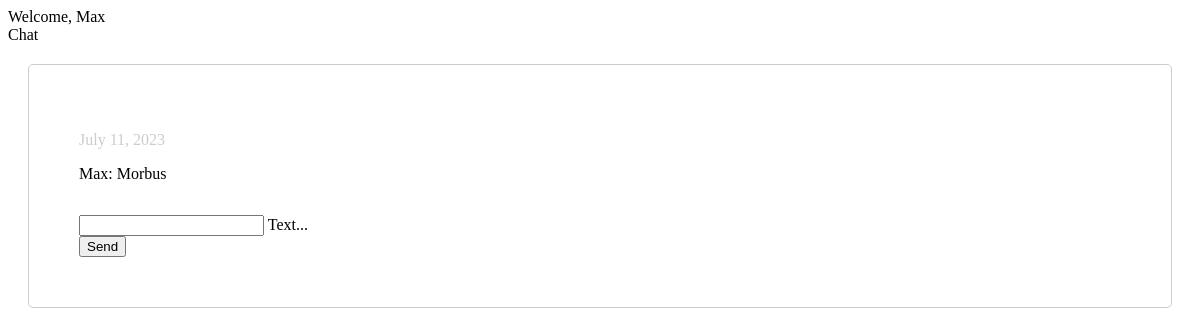
The app's page /chat/ (signed in), older data.
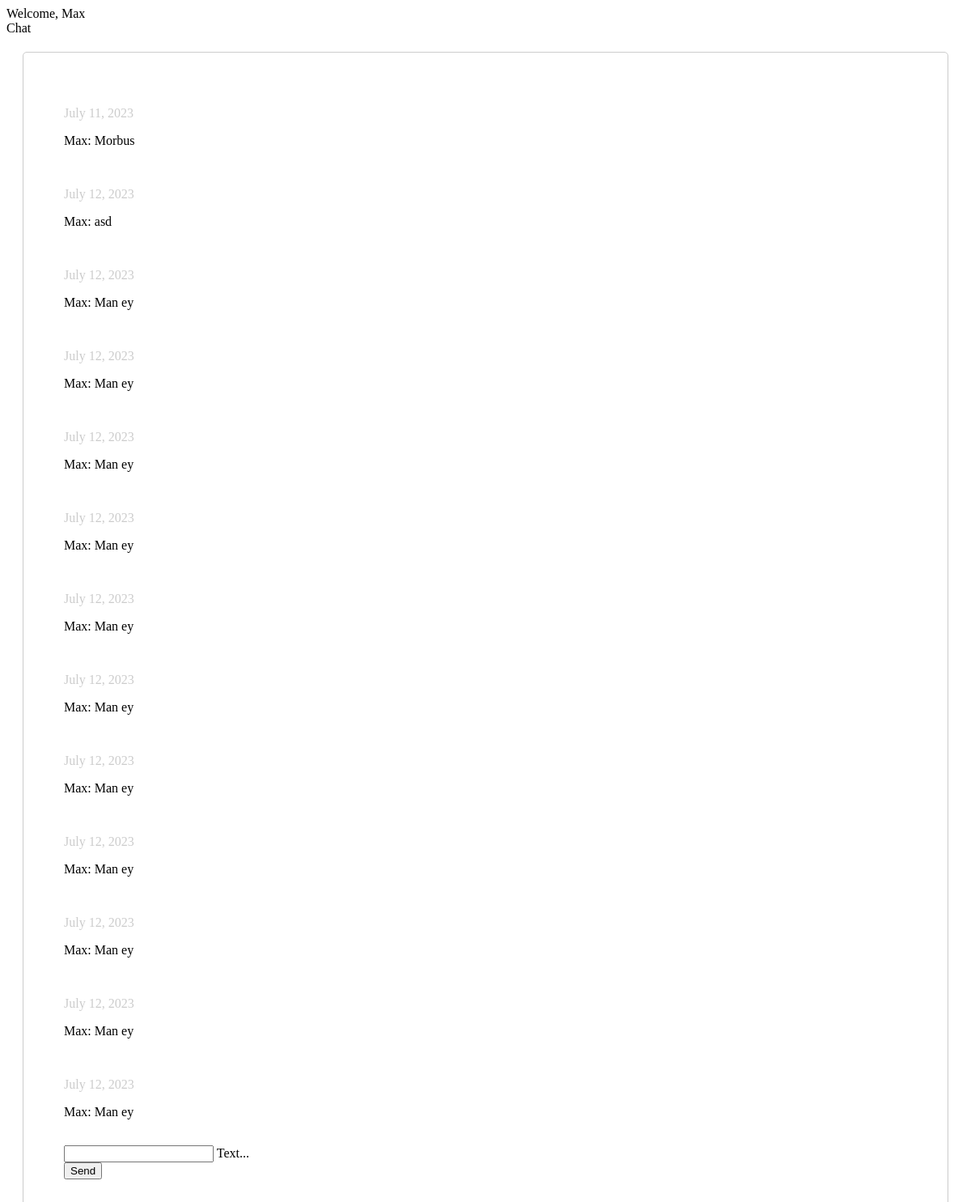
The same page, newer data.
### chat/models.py (models this page shows)
class Message(models.Model):
    text = models.CharField(max_length=500)
    created_at = models.DateField(default=date.today)
    chat = models.ForeignKey(Chat, on_delete=models.CASCADE, related_name='chat_message_set', default=None, blank=True, null=True)
    author = models.ForeignKey(settings.AUTH_USER_MODEL, on_delete=models.CASCADE, related_name='author_message_set')
    receiver = models.ForeignKey(settings.AUTH_USER_MODEL, on_delete=models.CASCADE, related_name='receiver_message_set')

### chat/views.py (the view, shortened to what this page needs)
# urls.py: path('chat/', index),
@login_required(login_url='/login/')
def index(request):
    chatMessages = Message.objects.filter(chat__id=1)
    return render(request, 'chat/index.html', {'messages': chatMessages})

### chat/templates/chat/index.html (shortened to what this page needs)
{% extends 'base.html' %} {% block content %}
  {% if request.user.is_authenticated %}
    <div id="messageContainer">
      {% for message in messages %}
        <div class="flex">
          <p class="color-grey">{{ message.created_at }}</p>
          <div class="flex">{{ message.author.first_name }}: {{ message.text }}</div>
        </div>
      {% endfor %}
    </div>
    <form onsubmit="sendMessage(); return false;" method="post">
      <div class="mdl-textfield mdl-js-textfield">
        <input class="mdl-textfield__input" name="textmessage" type="text" id="messageField" />
        <label class="mdl-textfield__label" for="messageField">Text...</label>
      </div>
      <button class="mdl-button mdl-js-button mdl-button--raised mdl-js-ripple-effect mdl-button--accent">Send</button>
    </form>
  {% else %}
    <p>You are not logged in</p><br />
    Please click <a href="/login/">here</a>
  {% endif %}
{% endblock %}```

### templates/base.html (shortened to what this page needs)
{% load static %}
<!DOCTYPE html>
<html lang="en">
  <head>
    <link rel="stylesheet" href="https://code.getmdl.io/1.3.0/material.indigo-pink.min.css" />
    <link rel="stylesheet" href="{% static 'css/style.css' %}" />
  </head>
  <body>
<div class="mdl-layout mdl-js-layout mdl-layout--fixed-header">
    <header class="mdl-layout__header">
      <div class="mdl-layout__header-row">
        <span class="mdl-layout-title">
          {% if request.user.is_authenticated %}
            Welcome, {{ request.user.first_name }}
          {% else %}
            Welcome, Please log in
          {% endif %}
        </span>
      </div>
    </header>
    <div class="mdl-layout__drawer">
      <span class="mdl-layout-title">Chat</span>
    </div>
    <main class="mdl-layout__content">
      <div class="page-content">
       {% block content %}
       {% endblock %}
      </div>
    </main>
  </div>
</body>
</html>

### static/css/style.css (style rules this page uses)
.page-content { padding: 50px 50px; margin: 20px; border: 1px solid #ccc; border-radius: 5px; }
.color-grey { color: #ccc; }
.flex { display: flex; flex-direction: column; margin-bottom: 1rem; }

Row changes from the older to the newer data that the page shows:
added Message: created_at "July 12, 2023", author.first_name "Max", text "asd"
added Message: created_at "July 12, 2023", author.first_name "Max", text "Man ey"
added Message: created_at "July 12, 2023", author.first_name "Max", text "Man ey"
added Message: created_at "July 12, 2023", author.first_name "Max", text "Man ey"
added Message: created_at "July 12, 2023", author.first_name "Max", text "Man ey"
added Message: created_at "July 12, 2023", author.first_name "Max", text "Man ey"
added Message: created_at "July 12, 2023", author.first_name "Max", text "Man ey"
added Message: created_at "July 12, 2023", author.first_name "Max", text "Man ey"
added Message: created_at "July 12, 2023", author.first_name "Max", text "Man ey"
added Message: created_at "July 12, 2023", author.first_name "Max", text "Man ey"
added Message: created_at "July 12, 2023", author.first_name "Max", text "Man ey"
added Message: created_at "July 12, 2023", author.first_name "Max", text "Man ey"
